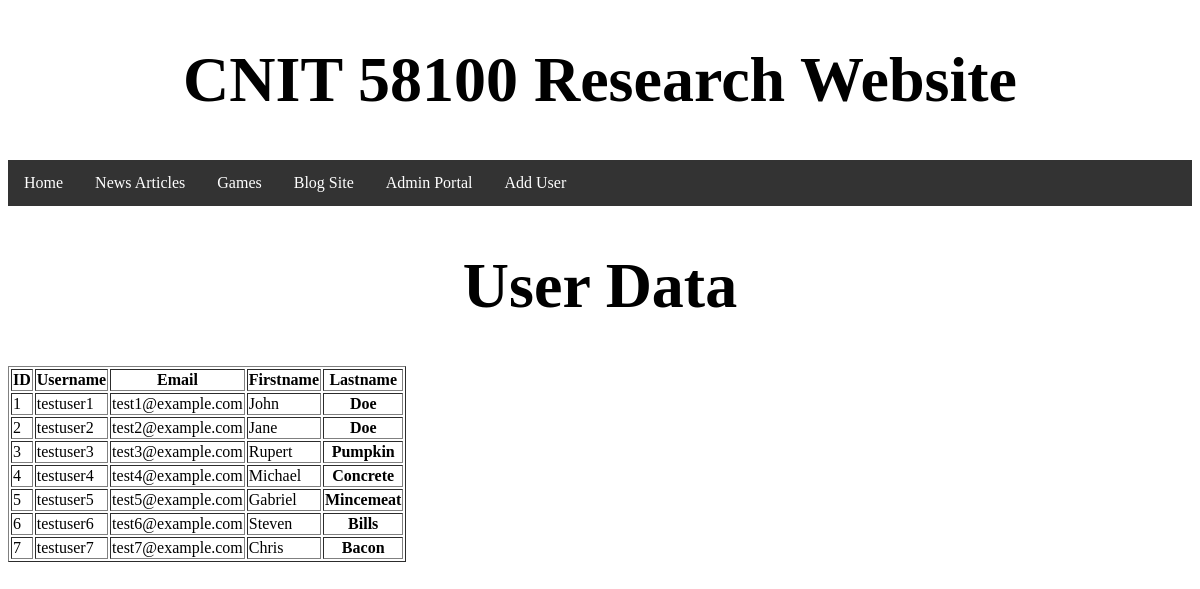
/admin-page/, run on the app's committed database.
### researchweb/models.py (models this page shows, shortened)
class User(models.Model):
	username = models.CharField(max_length=50)
	email = models.CharField(max_length=100)
	fname = models.CharField(max_length=50)
	lname = models.CharField(max_length=50)

### researchweb/views.py (the view)
# urls.py: path('admin-page/', views.adminPage, name='adminPage'),
def adminPage(request):
    users = User.objects.all()
    context = {
        'users': users,
    }
    return render(request, 'researchweb/adminPage.html', context)

### researchweb/templates/researchweb/adminPage.html (shortened to what this page needs)
<!DOCTYPE html>
<html lang="en">
<head>
    {% load static %}
    <link rel="stylesheet" type="text/css" href="{% static 'researchweb/css/stylehome.css' %}"/>
</head>
<body>
    <h1>CNIT 58100 Research Website</h1>
    <div>
        <ul>
            <li><a href="{% url 'index' %}">Home</a></li>
            <li><a href="{% url 'newsArticle1' %}">News Articles</a></li>
            <li><a href="{% url 'breakout' %}">Games</a></li>
            <li><a href="{% url 'infinifit' %}">Blog Site</a></li>
            <li><a href="{% url 'adminLogin' %}">Admin Portal</a></li>
            <li><a href="{% url 'addUser' %}">Add User</a></li>
        </ul>
    </div>
    <h1>User Data</h1>
    <table border="1">
        <thead>
            <tr>
                <th>ID</th>
                <th>Username</th>
                <th>Email</th>
		<th>Firstname</th>
		<th>Lastname</th>
            </tr>
        </thead>
        <tbody>
            {% for user in users %}
                <tr>
                    <td>{{ user.id }}</td>
                    <td>{{ user.username }}</td>
                    <td>{{ user.email }}</td>
		    <td>{{ user.fname }}</td>
		    <th>{{ user.lname }}</td>
                </tr>
            {% endfor %}
        </tbody>
    </table>
</body>
</html>

### researchweb/static/researchweb/css/stylehome.css (style rules this page uses)
h1 { text-align: center; font-size: 64px; }
ul { list-style-type: none; margin: 0; padding: 0; overflow: hidden; background-color: #333; }
li { float: left; }
li a { display: block; color: white; text-align: center; padding: 14px 16px; text-decoration: none; }

### data on the page
User: id "1", username "testuser1", email "test1@example.com", fname "John", lname "Doe"
User: id "2", username "testuser2", email "test2@example.com", fname "Jane", lname "Doe"
User: id "3", username "testuser3", email "test3@example.com", fname "Rupert", lname "Pumpkin"
User: id "4", username "testuser4", email "test4@example.com", fname "Michael", lname "Concrete"
User: id "5", username "testuser5", email "test5@example.com", fname "Gabriel", lname "Mincemeat"
User: id "6", username "testuser6", email "test6@example.com", fname "Steven", lname "Bills"
User: id "7", username "testuser7", email "test7@example.com", fname "Chris", lname "Bacon"
